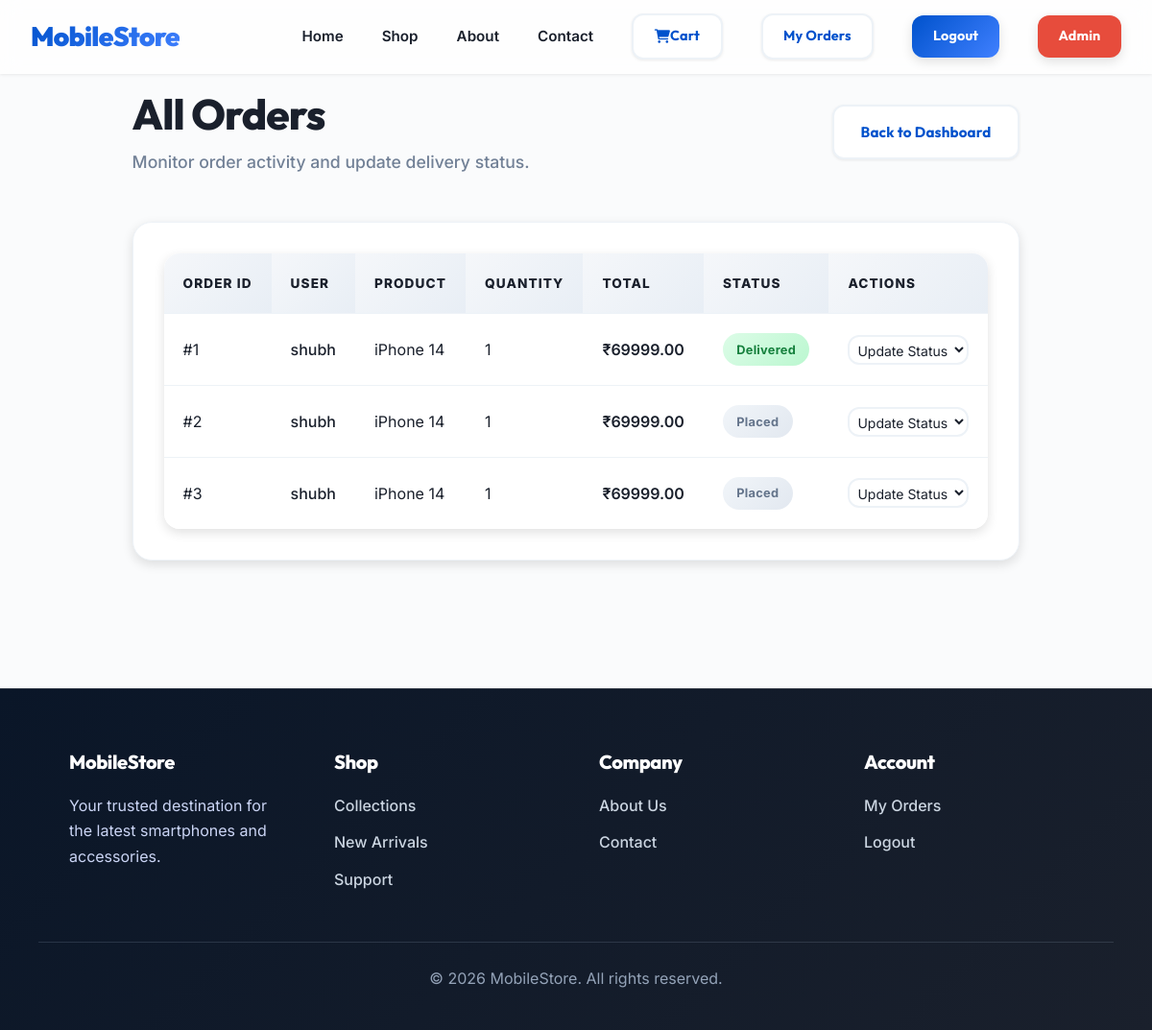
The page /adminuser/orders/ (signed in) on the database as committed earlier.
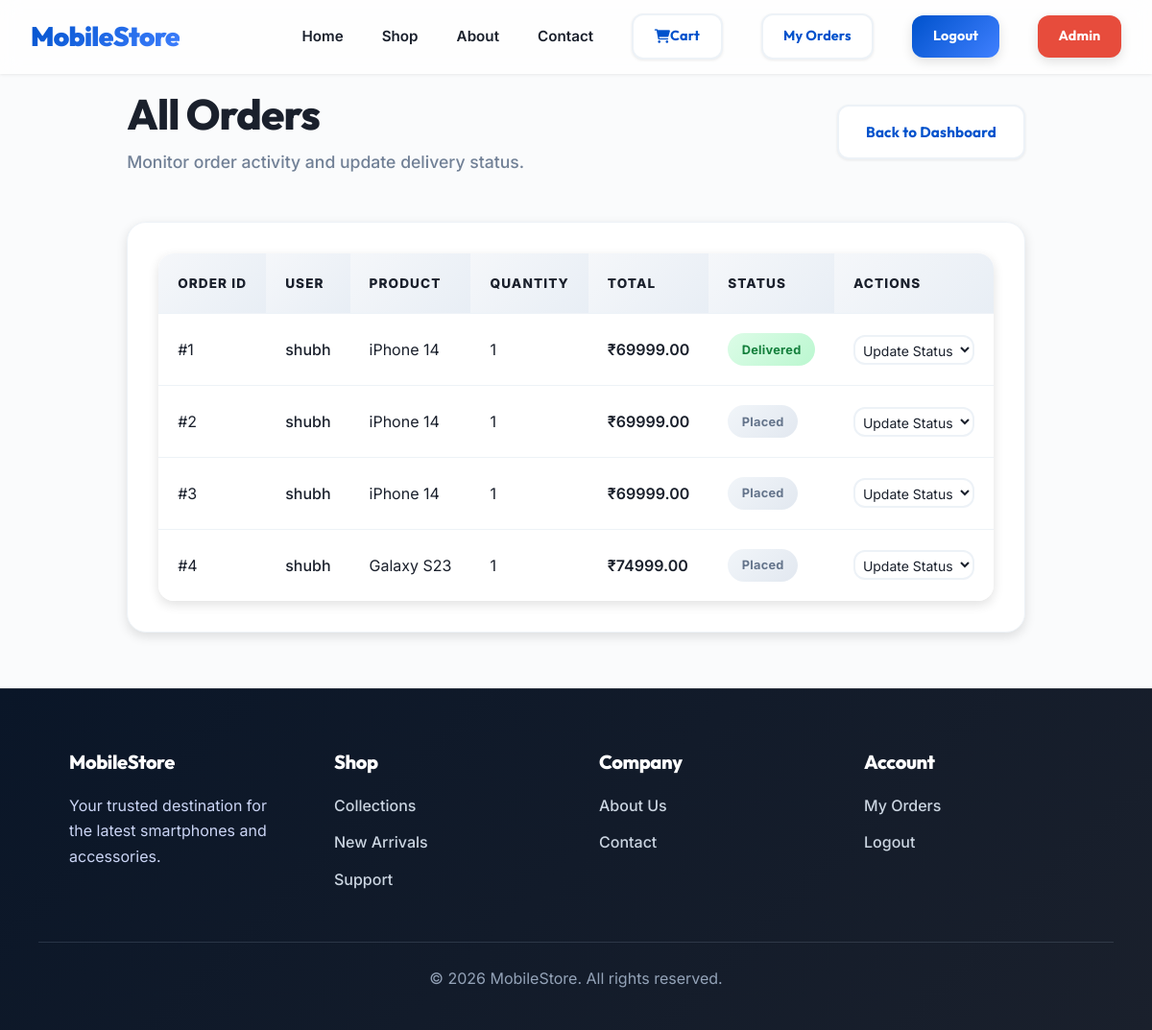
The same page on the database as committed later.
### user/models.py (models this page shows, shortened)
class Order(models.Model):
    user = models.ForeignKey(User, on_delete=models.CASCADE)
    product = models.ForeignKey(Product, on_delete=models.CASCADE)
    quantity = models.PositiveIntegerField(default=1)
    total_price = models.DecimalField(max_digits=10, decimal_places=2)
    order_date = models.DateTimeField(auto_now_add=True)
    status = models.CharField(
        max_length=20,
        choices=[('Placed', 'Placed'), ('Delivered', 'Delivered')],
        default='Placed'
    )

### main/models.py (models this page shows, shortened)
class Product(models.Model):
    brand = models.CharField(max_length=100)
    name = models.CharField(max_length=150)
    price = models.DecimalField(max_digits=10, decimal_places=2)
    description = models.TextField()
    image = models.ImageField(upload_to='products/')
    created_at = models.DateTimeField(auto_now_add=True)

### adminuser/views.py (the view)
# urls.py: path('orders/', views.view_orders, name='admin_orders'),
@login_required
def view_orders(request):
    orders = Order.objects.all()
    return render(request, 'adminuser/orders.html', {'orders': orders})

### templates/adminuser/orders.html (shortened to what this page needs)
{% extends 'main/base.html' %}
{% block content %}
<div class="container">
    <div class="page-header">
        <div>
            <h1 class="page-title">All Orders</h1>
            <p class="page-subtitle">Monitor order activity and update delivery status.</p>
        </div>
        <a href="/adminuser/dashboard/" class="btn btn-secondary">Back to Dashboard</a>
    </div>
    <div class="card p-0" style="overflow: hidden;">
        <div class="table-responsive">
            <table class="table">
                <thead>
                    <tr>
                        <th>Order ID</th>
                        <th>User</th>
                        <th>Product</th>
                        <th>Quantity</th>
                        <th>Total</th>
                        <th>Status</th>
                        <th>Actions</th>
                    </tr>
                </thead>
                <tbody>
                    {% for o in orders %}
                    <tr>
                        <td>#{{ o.id }}</td>
                        <td>
                            <span style="font-weight: 500;">{{ o.user.username }}</span>
                        </td>
                        <td>{{ o.product.name }}</td>
                        <td>{{ o.quantity }}</td>
                        <td style="font-weight: 600;">₹{{ o.total_price }}</td>
                        <td>
                            {% if o.status == 'Pending' %}
                            <span class="badge badge-warning">{{ o.status }}</span>
                            {% elif o.status == 'Delivered' %}
                            <span class="badge badge-success">{{ o.status }}</span>
                            {% else %}
                            <span class="badge badge-muted">{{ o.status }}</span>
                            {% endif %}
                        </td>
                        <td>
                            <select class="form-control" style="padding: 0.25rem; font-size: 0.875rem; width: auto;">
                                <option>Update Status</option>
                            </select>
                        </td>
                    </tr>
                    {% empty %}
                    <tr>
                        <td colspan="7" class="empty-state">No orders found.</td>
                    </tr>
                    {% endfor %}
                </tbody>
            </table>
        </div>
    </div>
</div>
{% endblock %}

Rows that differ between the two databases and show on the page:
added Order: id "4", user.username "shubh", product.name "Galaxy S23", quantity "1", total_price "74999.00", status "Placed"
